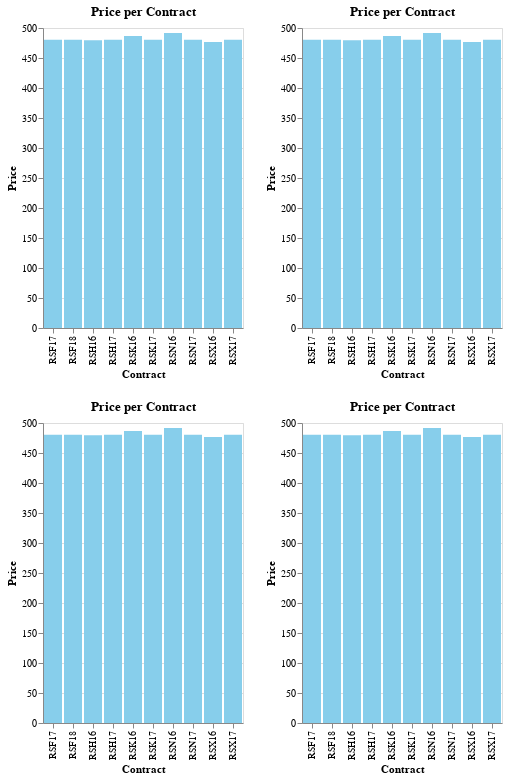

The notebook cell saved with this chart:
### Code cell
# To make 2x2 grids

top_row = alt.hconcat(chart1, chart1)
bottom_row = alt.hconcat(chart1, chart1)
final_chart = alt.vconcat(top_row, bottom_row)

final_chart

### Figure 1 — Vega-Lite specification as saved in the notebook (floating-point values rounded to 4 significant figures)
{"config": {"view": {"continuousWidth": 400, "continuousHeight": 300}}, "vconcat": [{"hconcat": [{"mark": "bar", "encoding": {"color": {"value": "skyblue"}, "x": {"field": "Contract", "type": "nominal"}, "y": {"field": "Price", "type": "quantitative"}}, "title": "Price per Contract"}, {"mark": "bar", "encoding": {"color": {"value": "skyblue"}, "x": {"field": "Contract", "type": "nominal"}, "y": {"field": "Price", "type": "quantitative"}}, "title": "Price per Contract"}]}, {"hconcat": [{"mark": "bar", "encoding": {"color": {"value": "skyblue"}, "x": {"field": "Contract", "type": "nominal"}, "y": {"field": "Price", "type": "quantitative"}}, "title": "Price per Contract"}, {"mark": "bar", "encoding": {"color": {"value": "skyblue"}, "x": {"field": "Contract", "type": "nominal"}, "y": {"field": "Price", "type": "quantitative"}}, "title": "Price per Contract"}]}], "data": {"name": "data-8226313800bb652f91b69e6a00014fdf"}, "$schema": "https://vega.github.io/schema/vega-lite/v4.17.0.json", "datasets": {"data-8226313800bb652f91b69e6a00014fdf": [{"Contract": "RSH16", "Price": 479.5}, {"Contract": "RSK16", "Price": 486.8}, {"Contract": "RSN16", "Price": 491.7}, {"Contract": "RSX16", "Price": 476.6}, {"Contract": "RSF17", "Price": 480.3}, {"Contract": "RSH17", "Price": 480.3}, {"Contract": "RSK17", "Price": 480.3}, {"Contract": "RSN17", "Price": 480.3}, {"Contract": "RSX17", "Price": 480.3}, {"Contract": "RSF18", "Price": 480.3}]}}
